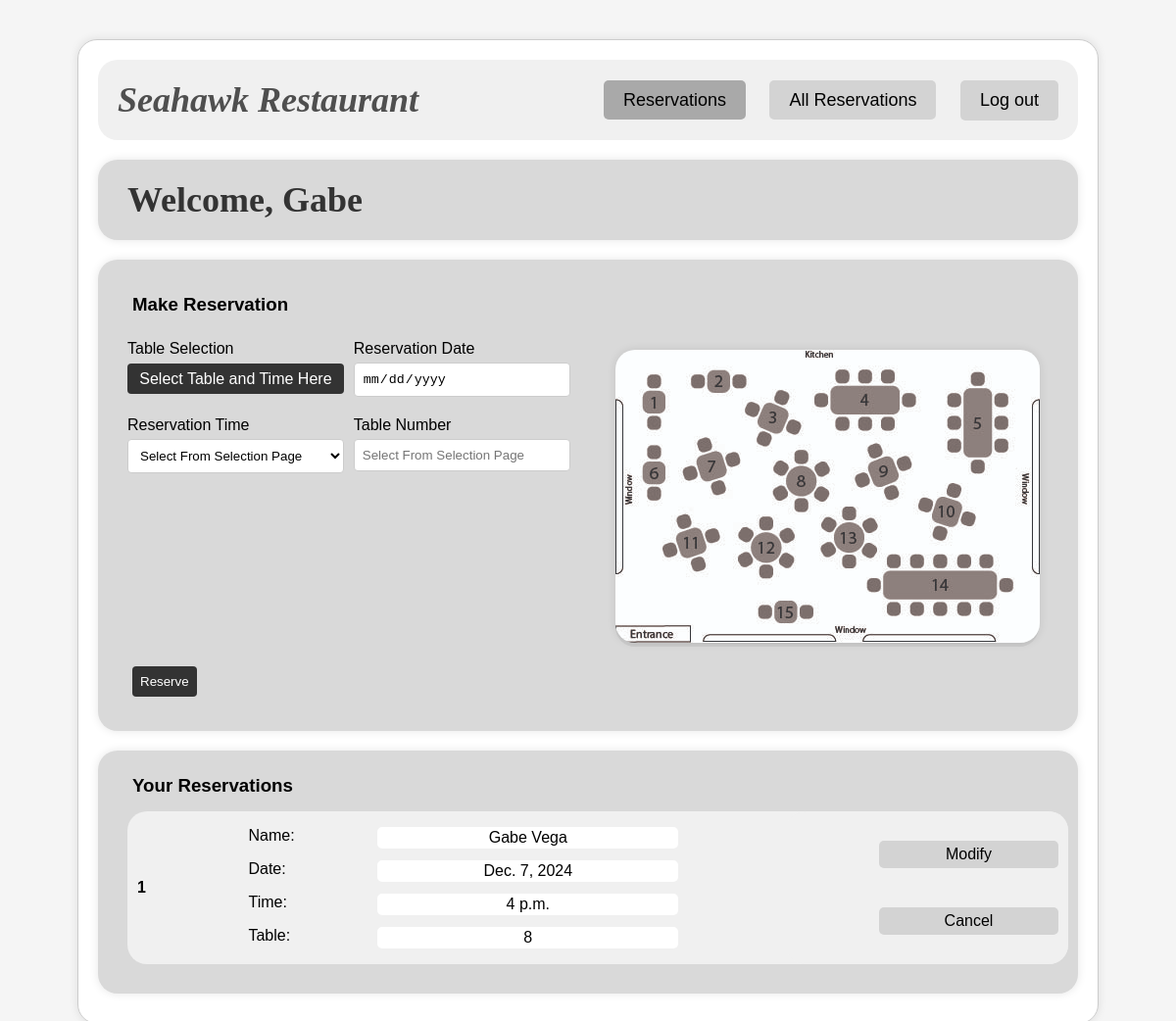
Page /reservation/ (signed in) on the earlier database version.
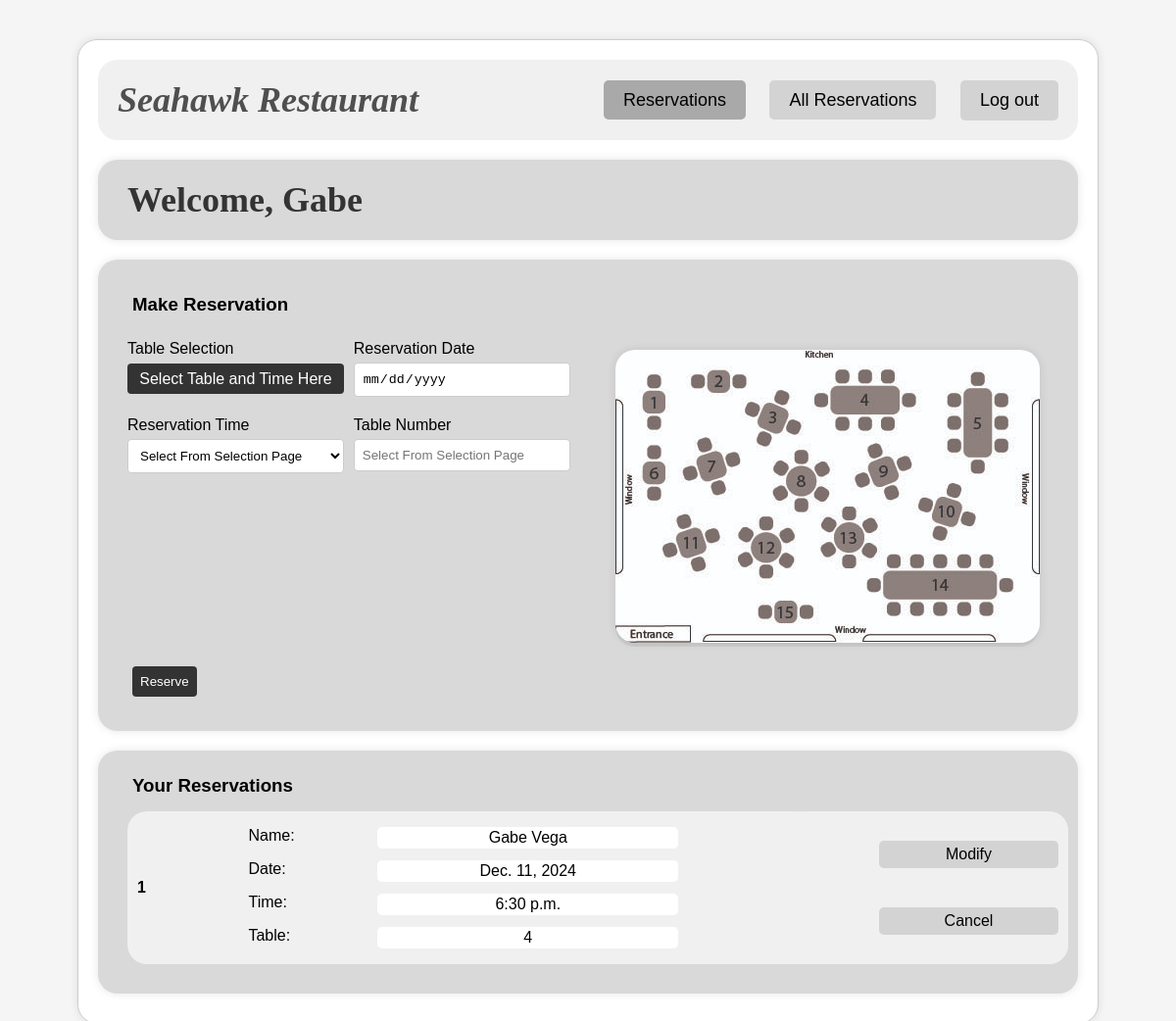
Same page on the later database version.
### pages/models.py (models this page shows, shortened)
class Reservation(models.Model):
    tablenum = models.IntegerField(default=1)
    date = models.DateField(default=datetime.date.today)
    time = models.TimeField(default=datetime.time(19, 0))
    reservedBy = models.ForeignKey(User, null=True, blank=True, on_delete=models.SET_NULL)
    checked_in = models.BooleanField(default=False)  # Check-in feature added
    class Meta:
        unique_together = ('tablenum', 'date', 'time')

### pages/views.py (the view, shortened to what this page needs)
# urls.py: path('reservation/', views.reservation_page, name='reservation_page'),
def reservation_page(request):
    clearmessages(request)                               # Clear any messages
    context = {}
    today, tablenumber, restime, resdate = str(date.today()), request.GET.get('tablenumber'), request.GET.get('restime'), request.GET.get('resdate')
    loggedin, role = 'false', 'user'
    welcomename, firstname, lastname, email, phonenumber, user, reservations = None, None, None, None, None, None, None
    if request.session.has_key('username'): # If user is logged in
        user = User.objects.get(username=request.session.get('username')) # Get the user object from session 'username' field
        firstname, welcomename = user.first_name, user.first_name
        lastname = user.last_name
        email = user.email
        phonenumber = user.resuser.phonenumber
        reservations = Reservation.objects.filter(reservedBy=user)
        loggedin = 'true'
        if user.is_staff:
            role = 'employee'
    else:
        welcomename = "Guest"
    context['welcomename'], context['loggedin'], context['role'], context['reservations'], context['today'], context['tablenumber'], context['restime'], context['resdate'] = welcomename, loggedin, role, reservations, today, tablenumber, restime, resdate
    return render(request, 'pages/ReservationComponent/ReservationPage.html', context)

### pages/views.py (called while the page is built)
def clearmessages(request):
    for message in messages.get_messages(request):
        message.used = True

### pages/templates/pages/ReservationComponent/ReservationPage.html (shortened to what the changed rows need)
{% load static %}
<!DOCTYPE html>
<html lang="en">
<head>
    <link rel="stylesheet" href="{% static 'css/styles.css'%}">
    <link rel="stylesheet" href="{% static 'css/ReservationPage.css'%}">
</head>
<body>
    <main class="main">
        <div class="container">
            <header>
                <h1><a href="{% url 'home' %}">Seahawk Restaurant</a></h1>
            </header>
            <section class="welcomeuser">
                <h2>Welcome, {{ welcomename }}</h2>
            </section>
             {% if loggedin == 'true' %}
                <section class="userreservations">
                    {% if reservations %}
                        {% for reservation in reservations %}
                        <div class="reservation">
                            <div class="result-number"><p>{{ forloop.counter }}</p></div>
                            <div class="result-text">
                                <div class="result-item"><p class="result-item-field">Name:</p><p class="result-item-content">{{reservation.reservedBy.first_name}} {{reservation.reservedBy.last_name}}</p></div>
                                <div class="result-item"><p class="result-item-field">Date:</p><p class="result-item-content">{{reservation.date}}</p></div>
                                <div class="result-item"><p class="result-item-field">Time:</p><p class="result-item-content">{{reservation.time}}</p></div>
                                <div class="result-item"><p class="result-item-field">Table:</p><p class="result-item-content">{{reservation.tablenum}}</p></div>
                            </div>
                            <div class="result-options">
                                <a href="{% url 'modify_reservation' reservation_id=reservation.id %}">Modify</a>
                                <a href="{% url 'remove_reservation' reservation_id=reservation.id %}">Cancel</a>
                            </div>
                        </div>
                        {% endfor %}
                    {% else %}
                        <div class="noreservation"><p>You currently do not have any reservations</p></div>
                    {% endif %}
                </section>
            {% endif %}
        </div>
    </main>
</body>

Differences in the rows shown:
changed Reservation "Gabe": date "Dec. 7, 2024" → "Dec. 11, 2024"; time "4 p.m." → "6:30 p.m."; tablenum "8" → "4"
